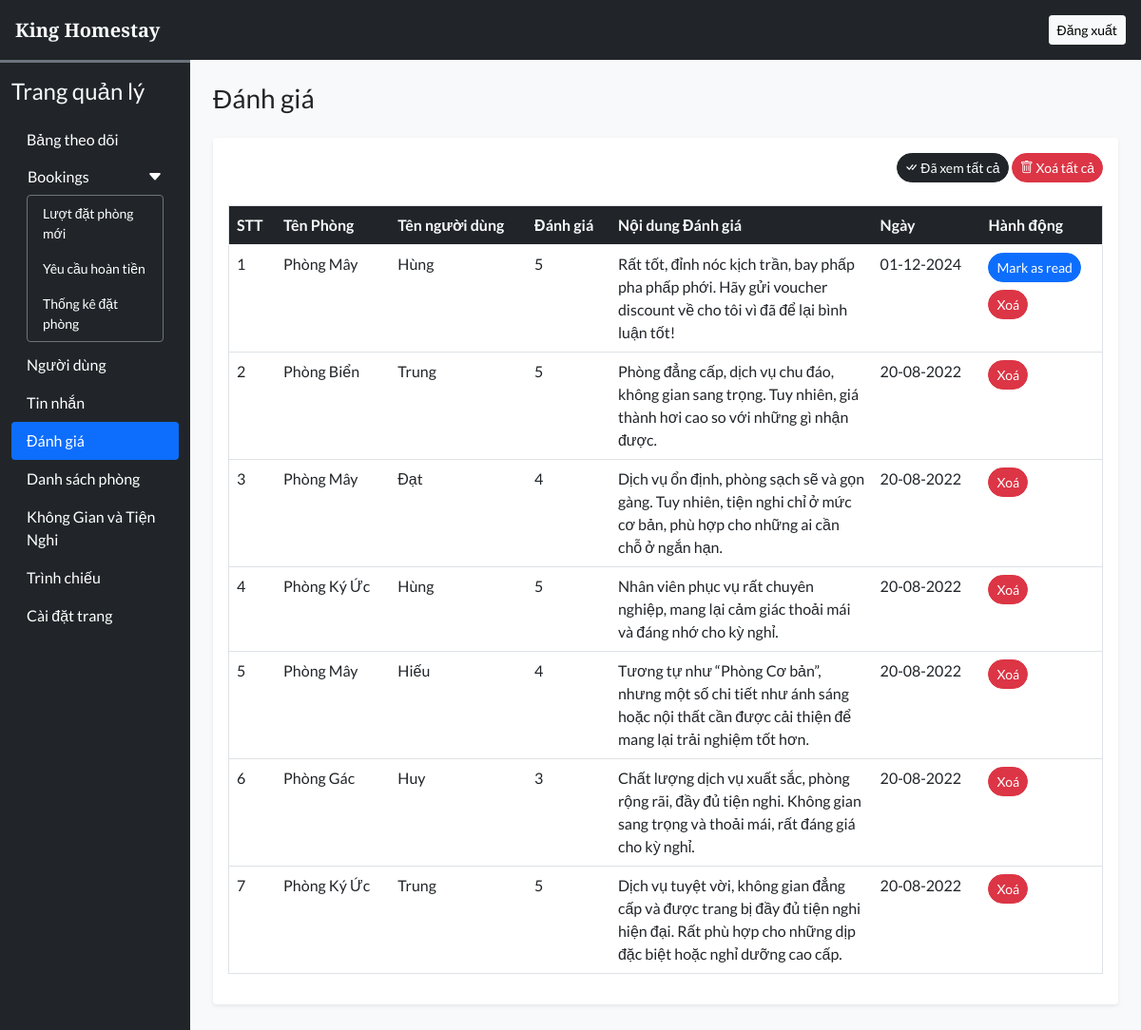
Page /admin/rate_review.php (signed in) on the earlier database version.
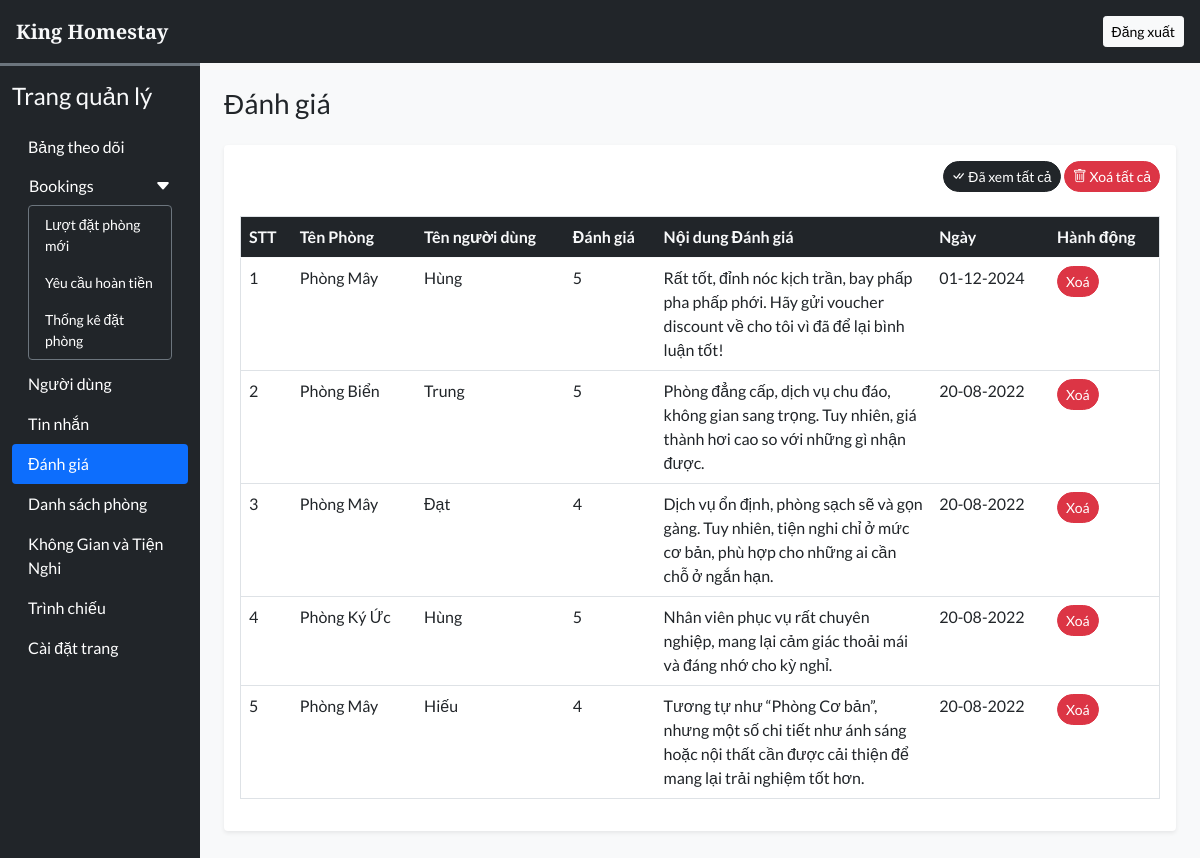
Same page on the later database version.
### tables this page shows
CREATE TABLE `rating_review` (
  `sr_no` int(11) NOT NULL,
  `booking_id` int(11) NOT NULL,
  `room_id` int(11) NOT NULL,
  `user_id` int(11) NOT NULL,
  `rating` int(11) NOT NULL,
  `review` varchar(200) NOT NULL,
  `seen` int(11) NOT NULL DEFAULT 0,
  `datentime` datetime NOT NULL DEFAULT current_timestamp()
);

CREATE TABLE `rooms` (
  `id` int(11) NOT NULL,
  `name` varchar(150) NOT NULL,
  `area` int(11) NOT NULL,
  `price` int(11) NOT NULL,
  `quantity` int(11) NOT NULL,
  `adult` int(11) NOT NULL,
  `children` int(11) NOT NULL,
  `description` varchar(350) NOT NULL,
  `status` tinyint(4) NOT NULL DEFAULT 1,
  `removed` int(11) NOT NULL DEFAULT 0
);

CREATE TABLE `user_cred` (
  `id` int(11) NOT NULL,
  `name` varchar(100) NOT NULL,
  `email` varchar(150) NOT NULL,
  `address` varchar(120) NOT NULL,
  `phonenum` varchar(100) NOT NULL,
  `pincode` int(11) NOT NULL,
  `dob` date NOT NULL,
  `profile` varchar(100) NOT NULL DEFAULT 'avt.jpg',
  `password` varchar(200) NOT NULL,
  `token` varchar(200) DEFAULT NULL,
  `t_expire` date DEFAULT NULL,
  `status` int(11) NOT NULL DEFAULT 1,
  `datentime` datetime NOT NULL DEFAULT current_timestamp()
);

### admin/rate_review.php (the view, shortened to what this page needs)
<!DOCTYPE html>
<html lang="en">
<head>
  <?php require('inc/links.php'); ?>
</head>
<body class="bg-light">
  <?php require('inc/header.php'); ?>
  <div class="container-fluid" id="main-content">
    <div class="row">
      <div class="col-lg-10 ms-auto p-4 overflow-hidden">
        <h3 class="mb-4">Đánh giá</h3>
        <div class="card border-0 shadow-sm mb-4">
          <div class="card-body">
            <div class="text-end mb-4">
              <a href="?seen=all" class="btn btn-dark rounded-pill shadow-none btn-sm">
                <i class="bi bi-check-all"></i> Đã xem tất cả
              </a>
              <a href="?del=all" class="btn btn-danger rounded-pill shadow-none btn-sm">
                <i class="bi bi-trash"></i> Xoá tất cả
              </a>
            </div>
            <div class="table-responsive-md">
              <table class="table table-hover border">
                <thead>
                  <tr class="bg-dark text-light">
                    <th scope="col">STT</th>
                    <th scope="col">Tên Phòng</th>
                    <th scope="col">Tên người dùng</th>
                    <th scope="col">Đánh giá</th>
                    <th scope="col" width="30%">Nội dung Đánh giá</th>
                    <th scope="col">Ngày</th>
                    <th scope="col">Hành động</th>
                  </tr>
                </thead>
                <tbody>
                  <?php
                    $q = "SELECT rr.*,uc.name AS uname, r.name AS rname FROM `rating_review` rr
                      INNER JOIN `user_cred` uc ON rr.user_id = uc.id
                      INNER JOIN `rooms` r ON rr.room_id = r.id
                      ORDER BY `sr_no` DESC";
                    $data = mysqli_query($con,$q);
                    $i=1;
                    while($row = mysqli_fetch_assoc($data))
                    {
                      $date = date('d-m-Y',strtotime($row['datentime']));
                      $seen='';
                      if($row['seen']!=1){
                        $seen = "<a href='?seen=$row[sr_no]' class='btn btn-sm rounded-pill btn-primary mb-2'>Mark as read</a> <br>";
                      }
                      $seen.="<a href='?del=$row[sr_no]' class='btn btn-sm rounded-pill btn-danger'>Xoá</a>";
                      echo<<<query
                        <tr>
                          <td>$i</td>
                          <td>$row[rname]</td>
                          <td>$row[uname]</td>
                          <td>$row[rating]</td>
                          <td>$row[review]</td>
                          <td>$date</td>
                          <td>$seen</td>
                        </tr>
                      query;
                      $i++;
                    }
                  ?>
                </tbody>
              </table>
            </div>
          </div>
        </div>
      </div>
    </div>
  </div>
</body>
</html>

Differences in the rows shown:
removed rating_review: room.name "Phòng Gác", user.name "Huy", rating "3", review "Chất lượng dịch vụ xuất sắc, phòng rộng rãi, đầy đủ tiện nghi. Không gian sang trọng và thoải mái, rất đáng giá cho kỳ nghỉ.", datentime "20-08-2022"
removed rating_review: room.name "Phòng Ký Ức", user.name "Trung", rating "5", review "Dịch vụ tuyệt vời, không gian đẳng cấp và được trang bị đầy đủ tiện nghi hiện đại. Rất phù hợp cho những dịp đặc biệt hoặc nghỉ dưỡng cao cấp.", datentime "20-08-2022"
changed rating_review (number 1 of 5 on the later page): no longer shows "Mark as read"
